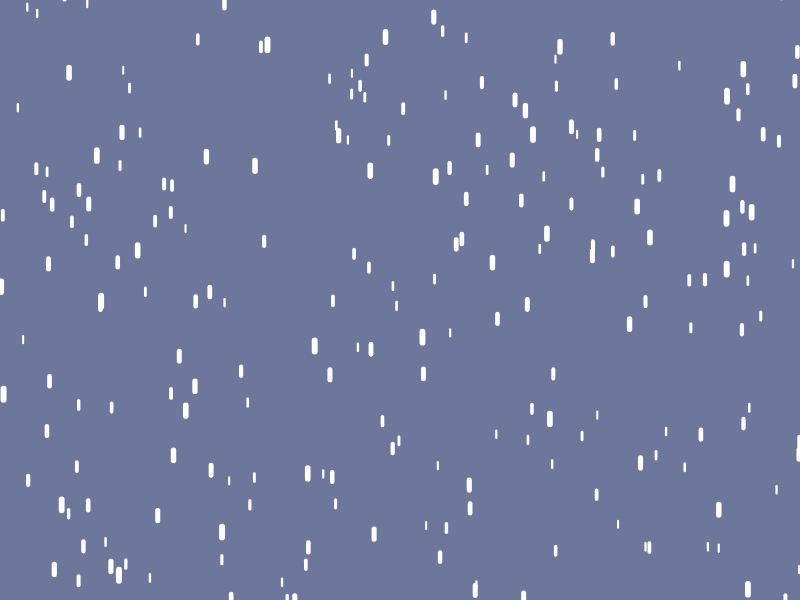
Frame 1 (no input)
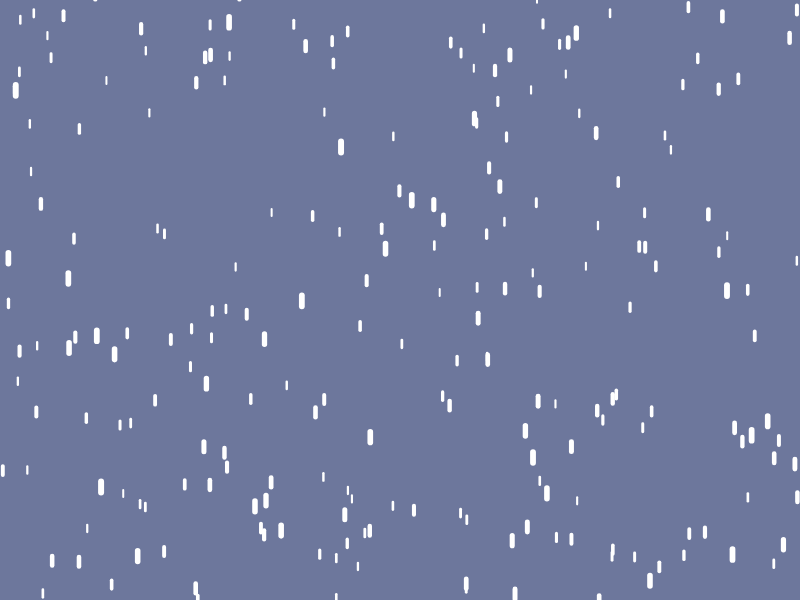
Frame 60 (no input)
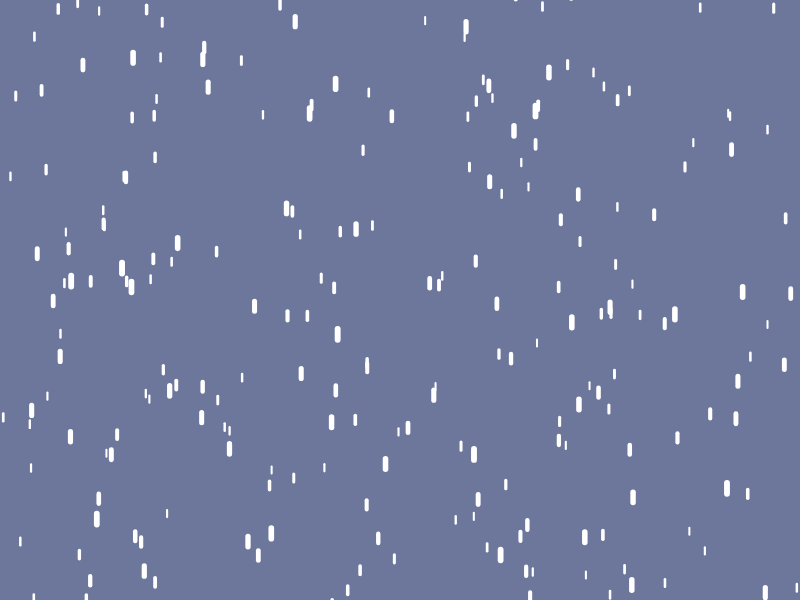
Frame 120 (the mouse pressed at the canvas centre since frame 60)

The p5.js sketch that drew these frames (run headless with seeded random() and noise() and a simulated clock; from frame 60 on, the mouse is pressed at the canvas centre):

// p5.js sketch
// ── sketch.js
class Drop {
  constructor() {
    this.x = random(0, width);
    this.y = random(-10, height);
    this.z = random(2, 6);
    this.speed = random(3, 10);
  }

  move() {
    this.y += this.speed;
    if (this.y > height) {
      this.x = random(0, width);
      this.y = -10;
      this.z = random(2, 6);
      this.speed = random(2, 5) * this.z;
    }
  }

  draw() {
    strokeWeight(this.z);
    line(this.x, this.y, this.x, this.y + 5 + this.z);
  }
}

let rain = new Array(225);

function setup() {
  createCanvas(800, 600);
  stroke(255);
  for (let i = 0; i < rain.length; i++) {
    rain[i] = new Drop;
  }
}

function draw() {
  background(109, 119, 156);
  rain.forEach((gota) => gota.move());
  rain.forEach((gota) => gota.draw());
}
